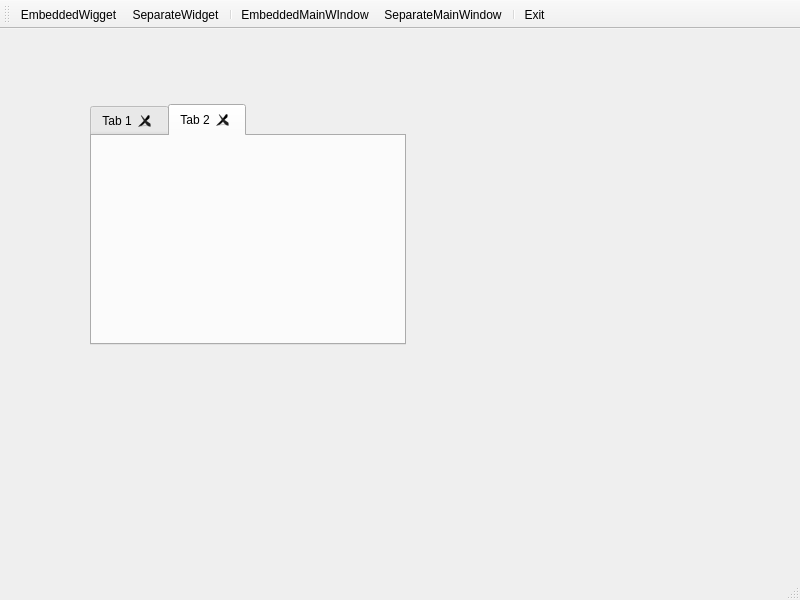
<?xml version="1.0" encoding="UTF-8"?>
<ui version="4.0">
 <class>MainWindow</class>
 <widget class="QMainWindow" name="MainWindow">
  <property name="geometry">
   <rect>
    <x>0</x>
    <y>0</y>
    <width>800</width>
    <height>600</height>
   </rect>
  </property>
  <property name="windowTitle">
   <string>MutiMainWindow</string>
  </property>
  <widget class="QWidget" name="centralwidget">
   <widget class="QTabWidget" name="tabWidget">
    <property name="geometry">
     <rect>
      <x>90</x>
      <y>75</y>
      <width>316</width>
      <height>241</height>
     </rect>
    </property>
    <property name="currentIndex">
     <number>1</number>
    </property>
    <property name="tabsClosable">
     <bool>true</bool>
    </property>
    <widget class="QWidget" name="tab">
     <attribute name="title">
      <string>Tab 1</string>
     </attribute>
    </widget>
    <widget class="QWidget" name="tab_2">
     <attribute name="title">
      <string>Tab 2</string>
     </attribute>
    </widget>
   </widget>
  </widget>
  <widget class="QToolBar" name="toolBar">
   <property name="windowTitle">
    <string>toolBar</string>
   </property>
   <property name="toolButtonStyle">
    <enum>Qt::ToolButtonStyle::ToolButtonTextUnderIcon</enum>
   </property>
   <attribute name="toolBarArea">
    <enum>TopToolBarArea</enum>
   </attribute>
   <attribute name="toolBarBreak">
    <bool>false</bool>
   </attribute>
   <addaction name="actionEmbeddedWigget"/>
   <addaction name="actionSeparateWidget"/>
   <addaction name="separator"/>
   <addaction name="actionEmbeddedMainWIndow"/>
   <addaction name="actionSeparateMainWindow"/>
   <addaction name="separator"/>
   <addaction name="actionExit"/>
  </widget>
  <widget class="QStatusBar" name="statusBar"/>
  <action name="actionEmbeddedWigget">
   <property name="icon">
    <iconset resource="icon.qrc">
     <normaloff>:/img/icon/EmbeddedWidget.png</normaloff>:/img/icon/EmbeddedWidget.png</iconset>
   </property>
   <property name="text">
    <string>EmbeddedWigget</string>
   </property>
   <property name="menuRole">
    <enum>QAction::MenuRole::NoRole</enum>
   </property>
  </action>
  <action name="actionSeparateWidget">
   <property name="icon">
    <iconset resource="icon.qrc">
     <normaloff>:/img/icon/SeparateWidget.png</normaloff>:/img/icon/SeparateWidget.png</iconset>
   </property>
   <property name="text">
    <string>SeparateWidget</string>
   </property>
   <property name="menuRole">
    <enum>QAction::MenuRole::NoRole</enum>
   </property>
  </action>
  <action name="actionEmbeddedMainWIndow">
   <property name="icon">
    <iconset resource="icon.qrc">
     <normaloff>:/img/icon/EmbeddedMainWindow.png</normaloff>:/img/icon/EmbeddedMainWindow.png</iconset>
   </property>
   <property name="text">
    <string>EmbeddedMainWIndow</string>
   </property>
   <property name="menuRole">
    <enum>QAction::MenuRole::NoRole</enum>
   </property>
  </action>
  <action name="actionSeparateMainWindow">
   <property name="icon">
    <iconset resource="icon.qrc">
     <normaloff>:/img/icon/SeparateWindow.png</normaloff>:/img/icon/SeparateWindow.png</iconset>
   </property>
   <property name="text">
    <string>SeparateMainWindow</string>
   </property>
   <property name="menuRole">
    <enum>QAction::MenuRole::NoRole</enum>
   </property>
  </action>
  <action name="actionExit">
   <property name="icon">
    <iconset theme="QIcon::ThemeIcon::SystemShutdown"/>
   </property>
   <property name="text">
    <string>Exit</string>
   </property>
   <property name="menuRole">
    <enum>QAction::MenuRole::NoRole</enum>
   </property>
  </action>
 </widget>
 <resources>
  <include location="icon.qrc"/>
 </resources>
 <connections>
  <connection>
   <sender>actionExit</sender>
   <signal>triggered()</signal>
   <receiver>MainWindow</receiver>
   <slot>close()</slot>
   <hints>
    <hint type="sourcelabel">
     <x>-1</x>
     <y>-1</y>
    </hint>
    <hint type="destinationlabel">
     <x>399</x>
     <y>299</y>
    </hint>
   </hints>
  </connection>
 </connections>
</ui>
